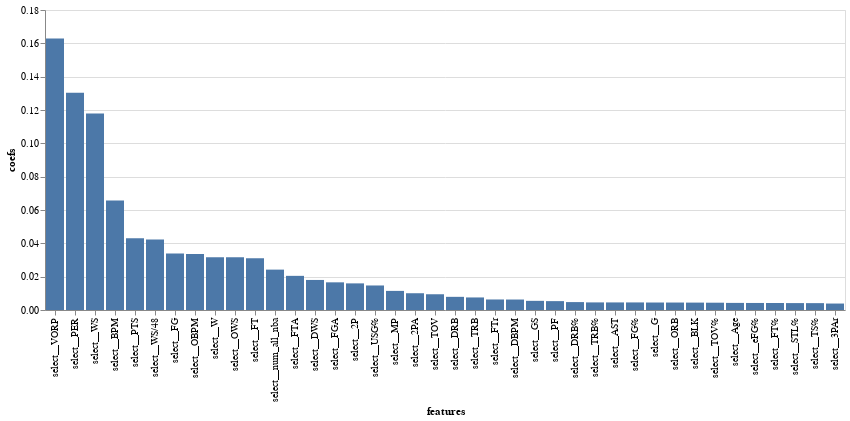

Notebook cell for this chart:
### Markdown cell above
We can also view which coefficients made the most impact on the model. We see similar to our logistic regression, VORP was one of the strongest features in prediciting All-NBA status.

### Code cell
alt.Chart(coef_df_nz[0:40]).mark_bar().encode(
    y='coefs',
    x=alt.Y('features', sort='-y'))

### Figure 1 — Vega-Lite specification as saved in the notebook (floating-point values rounded to 4 significant figures)
{"config": {"view": {"continuousWidth": 400, "continuousHeight": 300}}, "data": {"name": "data-679277ab678b12348d7ea2779a7fe220"}, "mark": "bar", "encoding": {"x": {"field": "features", "sort": "-y", "type": "nominal"}, "y": {"field": "coefs", "type": "quantitative"}}, "$schema": "https://vega.github.io/schema/vega-lite/v4.17.0.json", "datasets": {"data-679277ab678b12348d7ea2779a7fe220": [{"coefs": 0.163, "features": "select__VORP"}, {"coefs": 0.1304, "features": "select__PER"}, {"coefs": 0.1179, "features": "select__WS"}, {"coefs": 0.06574, "features": "select__BPM"}, {"coefs": 0.04312, "features": "select__PTS"}, {"coefs": 0.04233, "features": "select__WS/48"}, {"coefs": 0.03393, "features": "select__FG"}, {"coefs": 0.03357, "features": "select__OBPM"}, {"coefs": 0.0317, "features": "select__W"}, {"coefs": 0.0317, "features": "select__OWS"}, {"coefs": 0.03099, "features": "select__FT"}, {"coefs": 0.02423, "features": "select__num_all_nba"}, {"coefs": 0.02049, "features": "select__FTA"}, {"coefs": 0.01803, "features": "select__DWS"}, {"coefs": 0.0166, "features": "select__FGA"}, {"coefs": 0.01597, "features": "select__2P"}, {"coefs": 0.01471, "features": "select__USG%"}, {"coefs": 0.01146, "features": "select__MP"}, {"coefs": 0.01006, "features": "select__2PA"}, {"coefs": 0.00945, "features": "select__TOV"}, {"coefs": 0.007897, "features": "select__DRB"}, {"coefs": 0.00753, "features": "select__TRB"}, {"coefs": 0.006314, "features": "select__FTr"}, {"coefs": 0.006283, "features": "select__DBPM"}, {"coefs": 0.005496, "features": "select__GS"}, {"coefs": 0.005325, "features": "select__PF"}, {"coefs": 0.004746, "features": "select__DRB%"}, {"coefs": 0.004558, "features": "select__TRB%"}, {"coefs": 0.004547, "features": "select__AST"}, {"coefs": 0.004545, "features": "select__FG%"}, {"coefs": 0.004492, "features": "select__G"}, {"coefs": 0.004479, "features": "select__ORB"}, {"coefs": 0.00444, "features": "select__BLK"}, {"coefs": 0.004382, "features": "select__TOV%"}, {"coefs": 0.004263, "features": "select__Age"}, {"coefs": 0.004223, "features": "select__eFG%"}, {"coefs": 0.004215, "features": "select__FT%"}, {"coefs": 0.004145, "features": "select__STL%"}, {"coefs": 0.004118, "features": "select__TS%"}, {"coefs": 0.003876, "features": "select__3PAr"}]}}
